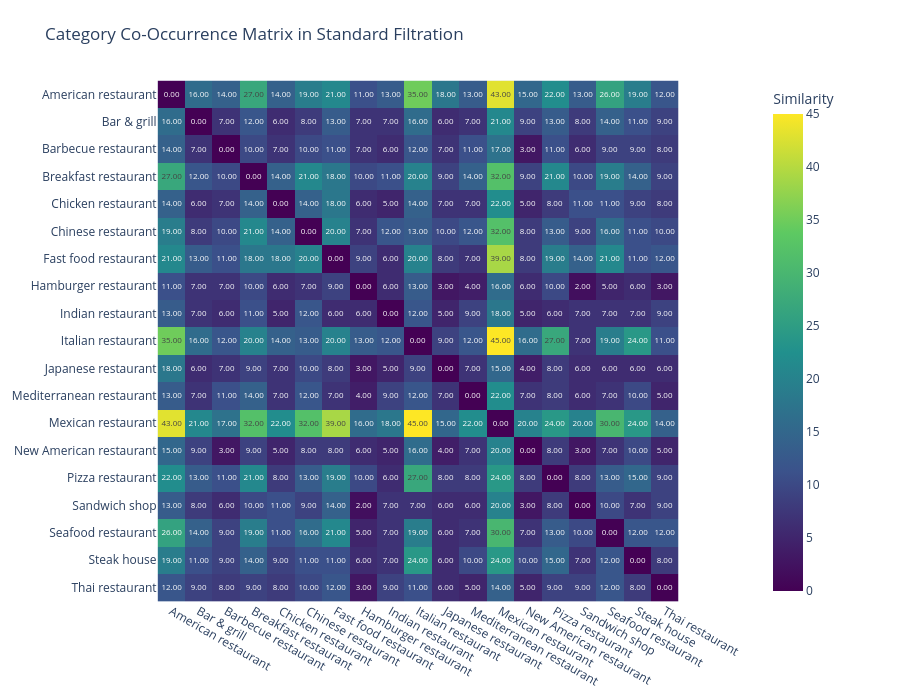

The code cell stored with this chart in its notebook:
### Code cell
mlb_without_s_stopwords["categories_tuple"] = mlb_without_s_stopwords["categories"].apply(lambda x: tuple(sorted(x)))


all_cats = sorted({cat for cats in mlb_with_stopwords["categories"] for cat in cats})

co_matrix = pd.DataFrame(0, index=all_cats, columns=all_cats)

co_counts = []


for cats in mlb_without_s_stopwords["categories"]:
    for c1, c2 in combinations(cats, 2):  # todas as combinações de 2
        co_matrix.loc[c1, c2] += 1
        co_matrix.loc[c2, c1] += 1

for c1 in co_matrix.index:
    for c2 in co_matrix.columns:
        if c1 < c2 and co_matrix.loc[c1, c2] > 0:
            co_counts.append((c1, c2, co_matrix.loc[c1, c2]))

# ordenar
co_counts_sorted = sorted(co_counts, key=lambda x: x[2], reverse=True)

print(co_counts_sorted[:20])  # top 20 pares
for cat in all_cats:
    co_matrix.loc[cat, cat] = 0

heatmap_chart(co_matrix,
              title="Category Co-Occurrence Matrix in Standard Filtration")

### Figure 1 — Plotly figure (JSON) as saved in the notebook; plotly's stock layout.template omitted (floating-point values rounded to 4 significant figures; data arrays with more than 128 entries replaced by an {"elided": "..."} marker saying what was removed)
{"data": [{"coloraxis": "coloraxis", "hovertemplate": "x: %{x}<br>y: %{y}<br>Similarity: %{z}<extra></extra>", "name": "0", "texttemplate": "%{z:.2f}", "type": "heatmap", "x": ["American restaurant", "Bar & grill", "Barbecue restaurant", "Breakfast restaurant", "Chicken restaurant", "Chinese restaurant", "Fast food restaurant", "Hamburger restaurant", "Indian restaurant", "Italian restaurant", "Japanese restaurant", "Mediterranean restaurant", "Mexican restaurant", "New American restaurant", "Pizza restaurant", "Sandwich shop", "Seafood restaurant", "Steak house", "Thai restaurant"], "xaxis": "x", "y": ["American restaurant", "Bar & grill", "Barbecue restaurant", "Breakfast restaurant", "Chicken restaurant", "Chinese restaurant", "Fast food restaurant", "Hamburger restaurant", "Indian restaurant", "Italian restaurant", "Japanese restaurant", "Mediterranean restaurant", "Mexican restaurant", "New American restaurant", "Pizza restaurant", "Sandwich shop", "Seafood restaurant", "Steak house", "Thai restaurant"], "yaxis": "y", "z": {"elided": "19x19 int values"}}], "layout": {"coloraxis": {"colorbar": {"title": {"text": "Similarity"}}, "colorscale": [[0, "#440154"], [0.25, "#3b528b"], [0.5, "#21908d"], [0.75, "#5dc962"], [1, "#fde725"]], "showscale": true}, "height": 700, "margin": {"b": 60, "l": 80, "r": 150, "t": 80}, "title": {"text": "Category Co-Occurrence Matrix in Standard Filtration"}, "width": 900, "xaxis": {"anchor": "y", "constrain": "domain", "domain": [0, 1], "scaleanchor": "y"}, "yaxis": {"anchor": "x", "autorange": "reversed", "constrain": "domain", "domain": [0, 1]}}}
